Frame 1 (no input): blank canvas, image omitted
Frame 60 (the mouse pressed at the canvas centre just before this capture): blank canvas, image omitted
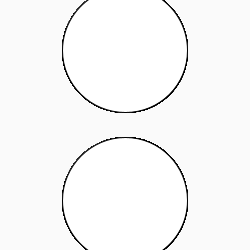
Frame 120 (the mouse held since frame 60 and released just before this capture)

The Processing sketch whose frames 1 and 60 were blank and that drew this single picture after the mouse press (run headless with seeded random() and noise(); from frame 60 on, the mouse is pressed at the canvas centre):

// Processing sketch: processing_85294
// ── processing_85294.pde

void setup()
{
  size(250, 250);
  background(250);
  smooth();
}



void draw()
{

//background(mouseX,mouseY,mouseX,mouseY);
fill(255);
ellipse(125,200,mouseX,mouseY);
ellipse(125,50,mouseX,mouseY);

println(mouseX);

}
